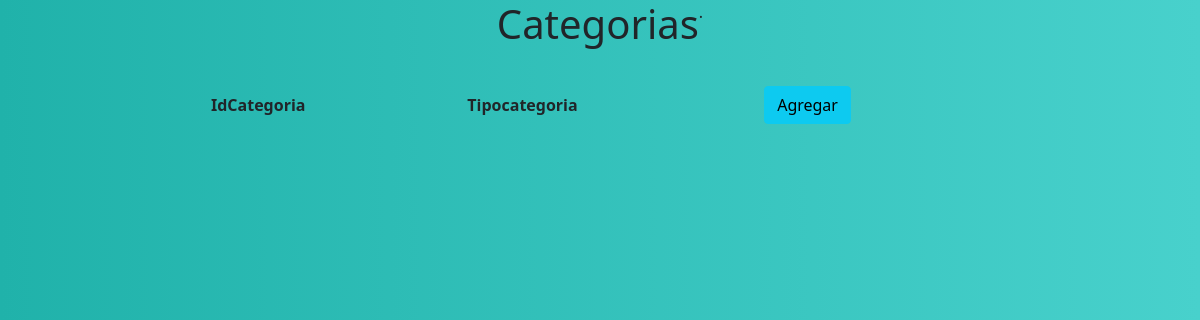
Before: /containers/RegistroCategorias.php with the older database file.
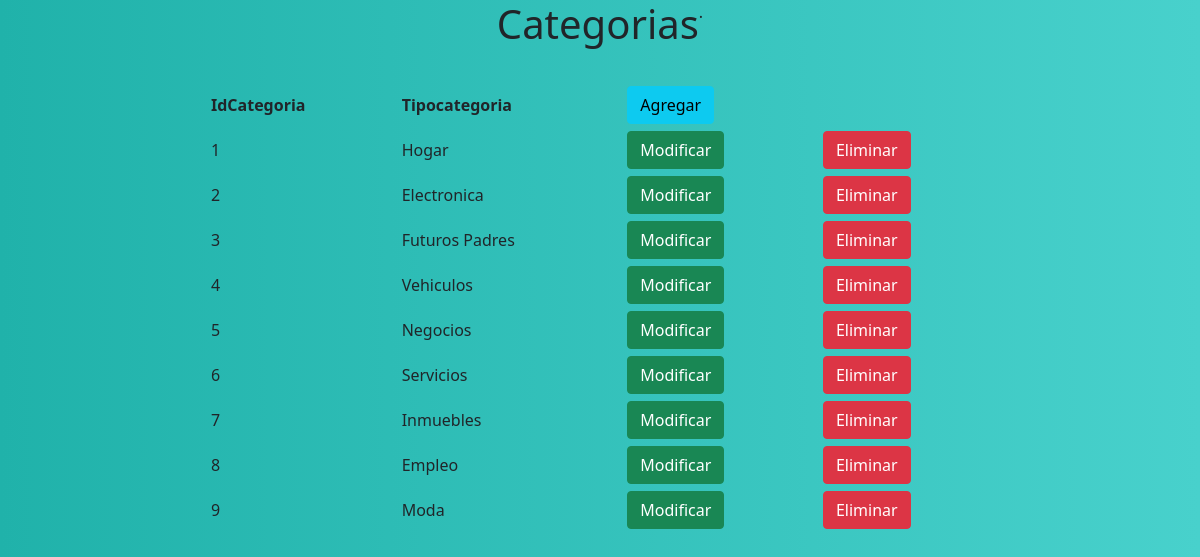
After: the same page with the newer database file.
### tables this page shows
CREATE TABLE `categoria` (
  `idCategoria` int NOT NULL AUTO_INCREMENT,
  `Tipocategoria` varchar(45) DEFAULT NULL,
  PRIMARY KEY (`idCategoria`)
);

### containers/RegistroCategorias.php (the view, shortened to what this page needs)
<head>
<link rel="stylesheet" href="../css1/bootstrap.min.css">
<link rel="stylesheet" href="../style1.css">
</head>
<body>
<div class="todo">
<div class="container-fluid">
        <div class="row">
                <div class="col-sm-12 d-flex justify-content-center">
                    <h1 class="text-center">Categorias </h1>.
            </div>
        </div>
    </div>
    <br>
  <div id="contenido">
  	<table style="margin: auto; width: 800px; border-collapse: separate; border-spacing: 10px 5px;">
  		<thead>
  			<th>IdCategoria</th>
  			<th>Tipocategoria</th>
  			<th> <a href="../config/agregarCategoria.php"> <button type="button" class="btn btn-info">Agregar</button> </a> </th>
  		</thead>
  		<?php
     $conexion=mysqli_connect("localhost","Yoselyn","Yoselyn123","proyecto");
     $consultaCon="SELECT idCategoria,Tipocategoria FROM categoria";
     $resultadoCon=mysqli_query($conexion,$consultaCon);
      while($valores = mysqli_fetch_array($resultadoCon,MYSQLI_ASSOC))
      {
        echo "<tr>";
          echo "<td>"; echo $valores['idCategoria']; echo "</td>";
          echo "<td>"; echo $valores['Tipocategoria']; echo "</td>";
          echo "<td>  <a href='../config/modificarCategoria.php?idCategoria=".$valores['idCategoria']."'> <button type='button' class='btn btn-success'>Modificar</button> </a> </td>";
          echo "<td> <a href='../config/eliminarCategoria.php?idCategoria=".$valores['idCategoria']."''><button type='button' class='btn btn-danger'>Eliminar</button></a> </td>";
        echo "</tr>";
      }
      ?>
  	</table>
  </div>
</div>
</body>

Changed rows visible on the page:
added categoria: idCategoria "1", Tipocategoria "Hogar"
added categoria: idCategoria "2", Tipocategoria "Electronica"
added categoria: idCategoria "3", Tipocategoria "Futuros Padres"
added categoria: idCategoria "4", Tipocategoria "Vehiculos"
added categoria: idCategoria "5", Tipocategoria "Negocios"
added categoria: idCategoria "6", Tipocategoria "Servicios"
added categoria: idCategoria "7", Tipocategoria "Inmuebles"
added categoria: idCategoria "8", Tipocategoria "Empleo"
added categoria: idCategoria "9", Tipocategoria "Moda"
